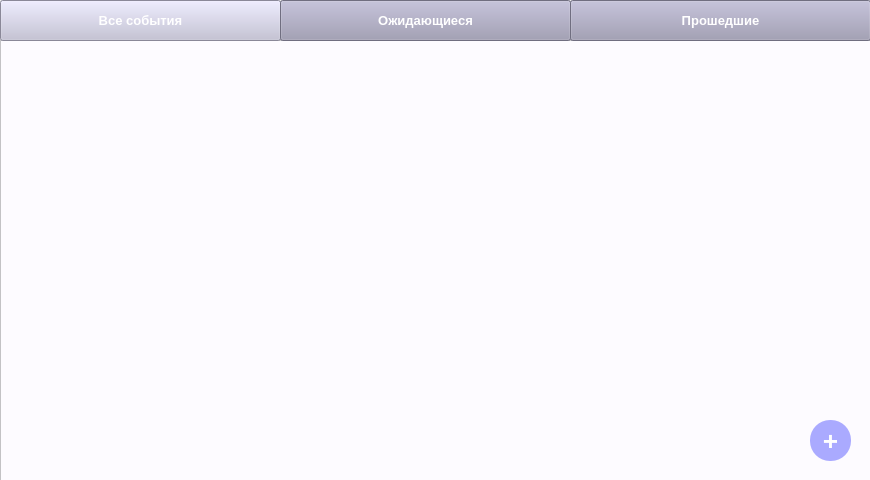
<?xml version="1.0" encoding="UTF-8"?>
<ui version="4.0">
 <class>Events</class>
 <widget class="QWidget" name="Events">
  <property name="geometry">
   <rect>
    <x>0</x>
    <y>0</y>
    <width>870</width>
    <height>480</height>
   </rect>
  </property>
  <property name="windowTitle">
   <string>Events</string>
  </property>
  <widget class="QScrollArea" name="scrollArea">
   <property name="geometry">
    <rect>
     <x>0</x>
     <y>40</y>
     <width>871</width>
     <height>441</height>
    </rect>
   </property>
   <property name="styleSheet">
    <string notr="true">background-color: rgb(253, 251, 255);</string>
   </property>
   <property name="widgetResizable">
    <bool>true</bool>
   </property>
   <widget class="QWidget" name="scrollAreaWidgetContents">
    <property name="geometry">
     <rect>
      <x>0</x>
      <y>0</y>
      <width>869</width>
      <height>439</height>
     </rect>
    </property>
   </widget>
  </widget>
  <widget class="QPushButton" name="showAllButton">
   <property name="geometry">
    <rect>
     <x>0</x>
     <y>0</y>
     <width>281</width>
     <height>41</height>
    </rect>
   </property>
   <property name="font">
    <font>
     <family>Yu Gothic UI</family>
     <pointsize>10</pointsize>
     <bold>true</bold>
    </font>
   </property>
   <property name="styleSheet">
    <string notr="true">background-color: rgb(193, 191, 213);
color: rgb(255, 255, 255);</string>
   </property>
   <property name="text">
    <string>Все события</string>
   </property>
  </widget>
  <widget class="QPushButton" name="showUpcomingButton">
   <property name="geometry">
    <rect>
     <x>280</x>
     <y>0</y>
     <width>291</width>
     <height>41</height>
    </rect>
   </property>
   <property name="font">
    <font>
     <family>Yu Gothic UI</family>
     <pointsize>10</pointsize>
     <bold>true</bold>
    </font>
   </property>
   <property name="styleSheet">
    <string notr="true">background-color: rgb(157, 154, 179);
color: rgb(255, 255, 255);</string>
   </property>
   <property name="text">
    <string>Ожидающиеся</string>
   </property>
  </widget>
  <widget class="QPushButton" name="showPassedButton">
   <property name="geometry">
    <rect>
     <x>570</x>
     <y>0</y>
     <width>301</width>
     <height>41</height>
    </rect>
   </property>
   <property name="font">
    <font>
     <family>Yu Gothic UI</family>
     <pointsize>10</pointsize>
     <bold>true</bold>
    </font>
   </property>
   <property name="styleSheet">
    <string notr="true">background-color: rgb(157, 154, 179);
color: rgb(255, 255, 255);</string>
   </property>
   <property name="text">
    <string>Прошедшие</string>
   </property>
  </widget>
  <widget class="QPushButton" name="createEventBut">
   <property name="geometry">
    <rect>
     <x>810</x>
     <y>420</y>
     <width>41</width>
     <height>41</height>
    </rect>
   </property>
   <property name="font">
    <font>
     <family>Yu Gothic</family>
     <pointsize>20</pointsize>
     <italic>false</italic>
     <bold>true</bold>
    </font>
   </property>
   <property name="cursor">
    <cursorShape>ArrowCursor</cursorShape>
   </property>
   <property name="styleSheet">
    <string notr="true">
QPushButton {
background-color: rgb(170, 170, 255);
color: rgb(255, 255, 255);
border-radius:  20px
}
QPushButton:hover {
	
	background-color: rgb(147, 147, 220);
}
QPushButton:pressed {
	
	background-color: rgb(119, 125, 199);
}</string>
   </property>
   <property name="text">
    <string>+</string>
   </property>
  </widget>
 </widget>
 <layoutdefault spacing="6" margin="11"/>
 <resources/>
 <connections/>
</ui>
